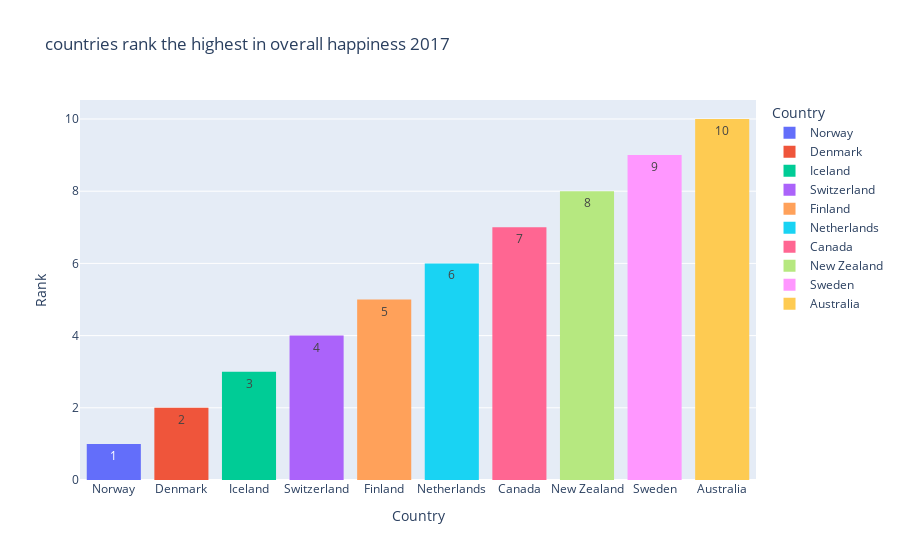

The notebook cell saved with this chart:
### Code cell
fig = px.histogram(data_2017, 
                   x="Country", 
                   y='Rank',
                   title="countries rank the highest in overall happiness 2017", 
                   color ='Country',
                   text_auto=True).update_xaxes(categoryorder='total ascending').update_layout(
                     xaxis_title="Country", yaxis_title="Rank"
)
fig.show()

### Figure 1 — Plotly figure (JSON) as saved in the notebook; plotly's stock layout.template omitted (floating-point values rounded to 4 significant figures)
{"data": [{"alignmentgroup": "True", "bingroup": "x", "histfunc": "sum", "hovertemplate": "Country=%{x}<br>sum of Rank=%{y}<extra></extra>", "legendgroup": "Norway", "marker": {"color": "#636efa", "pattern": {"shape": ""}}, "name": "Norway", "offsetgroup": "Norway", "orientation": "v", "showlegend": true, "texttemplate": "%{value}", "type": "histogram", "x": ["Norway"], "xaxis": "x", "y": [1], "yaxis": "y"}, {"alignmentgroup": "True", "bingroup": "x", "histfunc": "sum", "hovertemplate": "Country=%{x}<br>sum of Rank=%{y}<extra></extra>", "legendgroup": "Denmark", "marker": {"color": "#EF553B", "pattern": {"shape": ""}}, "name": "Denmark", "offsetgroup": "Denmark", "orientation": "v", "showlegend": true, "texttemplate": "%{value}", "type": "histogram", "x": ["Denmark"], "xaxis": "x", "y": [2], "yaxis": "y"}, {"alignmentgroup": "True", "bingroup": "x", "histfunc": "sum", "hovertemplate": "Country=%{x}<br>sum of Rank=%{y}<extra></extra>", "legendgroup": "Iceland", "marker": {"color": "#00cc96", "pattern": {"shape": ""}}, "name": "Iceland", "offsetgroup": "Iceland", "orientation": "v", "showlegend": true, "texttemplate": "%{value}", "type": "histogram", "x": ["Iceland"], "xaxis": "x", "y": [3], "yaxis": "y"}, {"alignmentgroup": "True", "bingroup": "x", "histfunc": "sum", "hovertemplate": "Country=%{x}<br>sum of Rank=%{y}<extra></extra>", "legendgroup": "Switzerland", "marker": {"color": "#ab63fa", "pattern": {"shape": ""}}, "name": "Switzerland", "offsetgroup": "Switzerland", "orientation": "v", "showlegend": true, "texttemplate": "%{value}", "type": "histogram", "x": ["Switzerland"], "xaxis": "x", "y": [4], "yaxis": "y"}, {"alignmentgroup": "True", "bingroup": "x", "histfunc": "sum", "hovertemplate": "Country=%{x}<br>sum of Rank=%{y}<extra></extra>", "legendgroup": "Finland", "marker": {"color": "#FFA15A", "pattern": {"shape": ""}}, "name": "Finland", "offsetgroup": "Finland", "orientation": "v", "showlegend": true, "texttemplate": "%{value}", "type": "histogram", "x": ["Finland"], "xaxis": "x", "y": [5], "yaxis": "y"}, {"alignmentgroup": "True", "bingroup": "x", "histfunc": "sum", "hovertemplate": "Country=%{x}<br>sum of Rank=%{y}<extra></extra>", "legendgroup": "Netherlands", "marker": {"color": "#19d3f3", "pattern": {"shape": ""}}, "name": "Netherlands", "offsetgroup": "Netherlands", "orientation": "v", "showlegend": true, "texttemplate": "%{value}", "type": "histogram", "x": ["Netherlands"], "xaxis": "x", "y": [6], "yaxis": "y"}, {"alignmentgroup": "True", "bingroup": "x", "histfunc": "sum", "hovertemplate": "Country=%{x}<br>sum of Rank=%{y}<extra></extra>", "legendgroup": "Canada", "marker": {"color": "#FF6692", "pattern": {"shape": ""}}, "name": "Canada", "offsetgroup": "Canada", "orientation": "v", "showlegend": true, "texttemplate": "%{value}", "type": "histogram", "x": ["Canada"], "xaxis": "x", "y": [7], "yaxis": "y"}, {"alignmentgroup": "True", "bingroup": "x", "histfunc": "sum", "hovertemplate": "Country=%{x}<br>sum of Rank=%{y}<extra></extra>", "legendgroup": "New Zealand", "marker": {"color": "#B6E880", "pattern": {"shape": ""}}, "name": "New Zealand", "offsetgroup": "New Zealand", "orientation": "v", "showlegend": true, "texttemplate": "%{value}", "type": "histogram", "x": ["New Zealand"], "xaxis": "x", "y": [8], "yaxis": "y"}, {"alignmentgroup": "True", "bingroup": "x", "histfunc": "sum", "hovertemplate": "Country=%{x}<br>sum of Rank=%{y}<extra></extra>", "legendgroup": "Sweden", "marker": {"color": "#FF97FF", "pattern": {"shape": ""}}, "name": "Sweden", "offsetgroup": "Sweden", "orientation": "v", "showlegend": true, "texttemplate": "%{value}", "type": "histogram", "x": ["Sweden"], "xaxis": "x", "y": [9], "yaxis": "y"}, {"alignmentgroup": "True", "bingroup": "x", "histfunc": "sum", "hovertemplate": "Country=%{x}<br>sum of Rank=%{y}<extra></extra>", "legendgroup": "Australia", "marker": {"color": "#FECB52", "pattern": {"shape": ""}}, "name": "Australia", "offsetgroup": "Australia", "orientation": "v", "showlegend": true, "texttemplate": "%{value}", "type": "histogram", "x": ["Australia"], "xaxis": "x", "y": [10], "yaxis": "y"}], "layout": {"barmode": "relative", "legend": {"title": {"text": "Country"}, "tracegroupgap": 0}, "title": {"text": "countries rank the highest in overall happiness 2017"}, "xaxis": {"anchor": "y", "categoryarray": ["Norway", "Denmark", "Iceland", "Switzerland", "Finland", "Netherlands", "Canada", "New Zealand", "Sweden", "Australia"], "categoryorder": "total ascending", "domain": [0, 1], "title": {"text": "Country"}}, "yaxis": {"anchor": "x", "domain": [0, 1], "title": {"text": "Rank"}}}}
